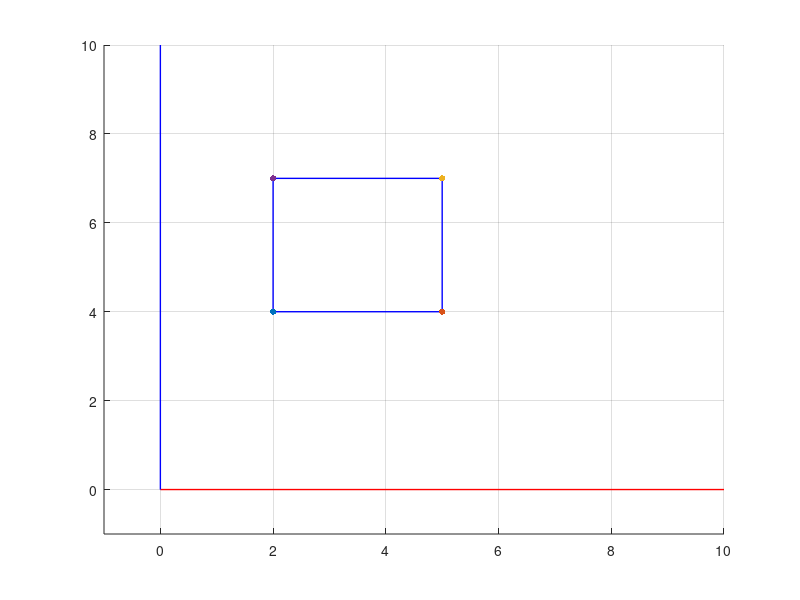

Recreate this plot in MATLAB.
clf;
clc;

Ubicacion1 = [2 0 0 1]'; 
Ubicacion2 = [5 0 0 1]'; 
Ubicacion3 = [5 3 0 1]'; 
Ubicacion4 = [2 3 0 1]'; 

saltos_y = linspace(0, 4, 20);
for i = 1:length(saltos_y)

    clf;

    line([0 10], [0 0], 'LineWidth', 1, 'Color', 'red');    
    line([0 0], [0 10], 'LineWidth', 1, 'Color', 'blue'); 
    axis([-1 10 -1 10]);
    grid on;
    hold on;

    Punto1 = Ubicacion1;
    Punto2 = Ubicacion2;
    Punto3 = Ubicacion3;
    Punto4 = Ubicacion4;

    altura_actual = saltos_y(i);
    Punto1(2) = Punto1(2) + altura_actual;
    Punto2(2) = Punto2(2) + altura_actual;
    Punto3(2) = Punto3(2) + altura_actual;
    Punto4(2) = Punto4(2) + altura_actual;

    line([Punto1(1), Punto2(1)], [Punto1(2), Punto2(2)], 'LineWidth', 1, 'Color', 'blue'); 
    line([Punto2(1), Punto3(1)], [Punto2(2), Punto3(2)], 'LineWidth', 1, 'Color', 'blue'); 
    line([Punto3(1), Punto4(1)], [Punto3(2), Punto4(2)], 'LineWidth', 1, 'Color', 'blue'); 
    line([Punto4(1), Punto1(1)], [Punto4(2), Punto1(2)], 'LineWidth', 1, 'Color', 'blue'); 


    scatter(Punto1(1), Punto1(2), 20, 'black', 'filled');
    scatter(Punto2(1), Punto2(2), 20, 'black', 'filled');
    scatter(Punto3(1), Punto3(2), 20, 'black', 'filled');
    scatter(Punto4(1), Punto4(2), 20, 'black', 'filled');


    pause(0.05);

end
